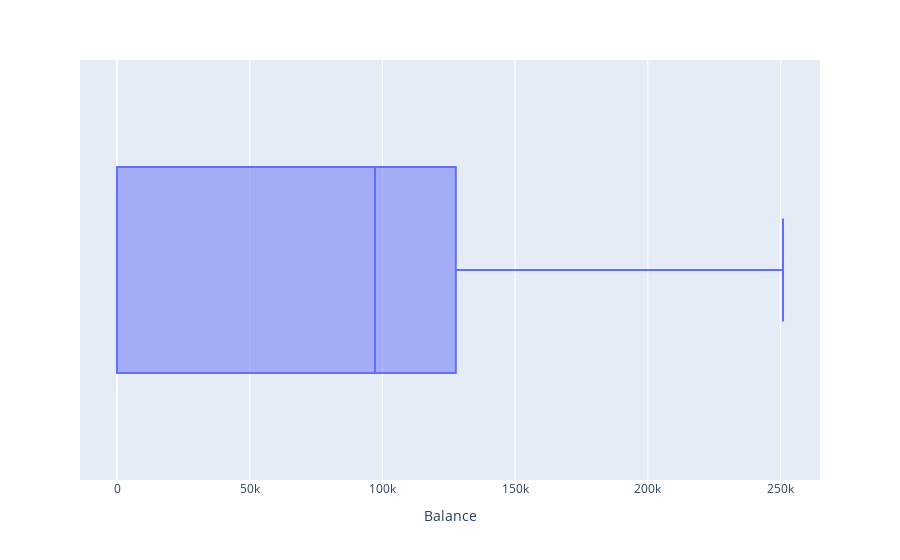

Notebook cell for this chart:
### Markdown cell above
Balance

### Code cell
fig = px.box(df, x="Balance")
fig.show()

### Figure 1 — Plotly figure (JSON) as saved in the notebook; plotly's stock layout.template omitted (floating-point values rounded to 4 significant figures; data arrays with more than 128 entries replaced by an {"elided": "..."} marker saying what was removed)
{"data": [{"alignmentgroup": "True", "hovertemplate": "Balance=%{x}<extra></extra>", "legendgroup": "", "marker": {"color": "#636efa"}, "name": "", "notched": false, "offsetgroup": "", "orientation": "h", "showlegend": false, "x": {"elided": "10000 float values"}, "x0": " ", "xaxis": "x", "y0": " ", "yaxis": "y", "type": "box"}], "layout": {"xaxis": {"anchor": "y", "domain": [0, 1], "title": {"text": "Balance"}}, "yaxis": {"anchor": "x", "domain": [0, 1]}, "legend": {"tracegroupgap": 0}, "margin": {"t": 60}, "boxmode": "group"}}
